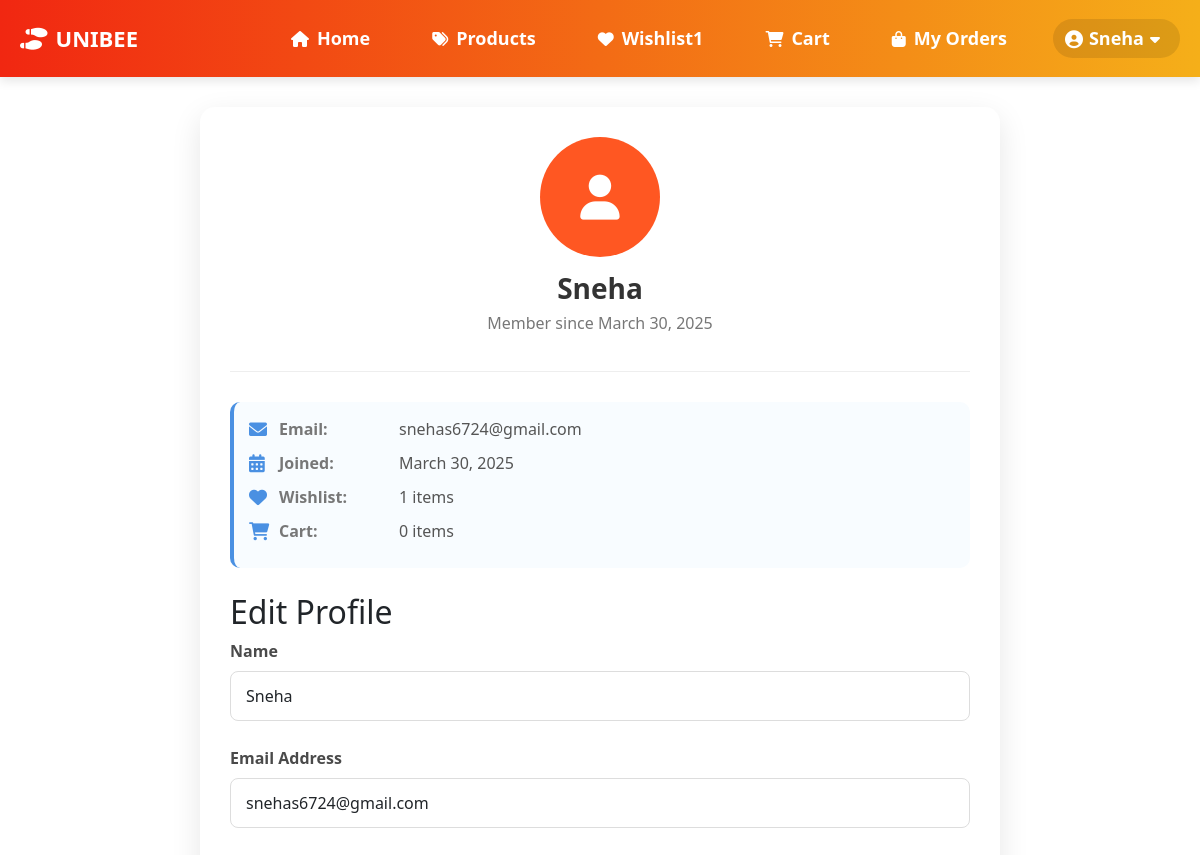
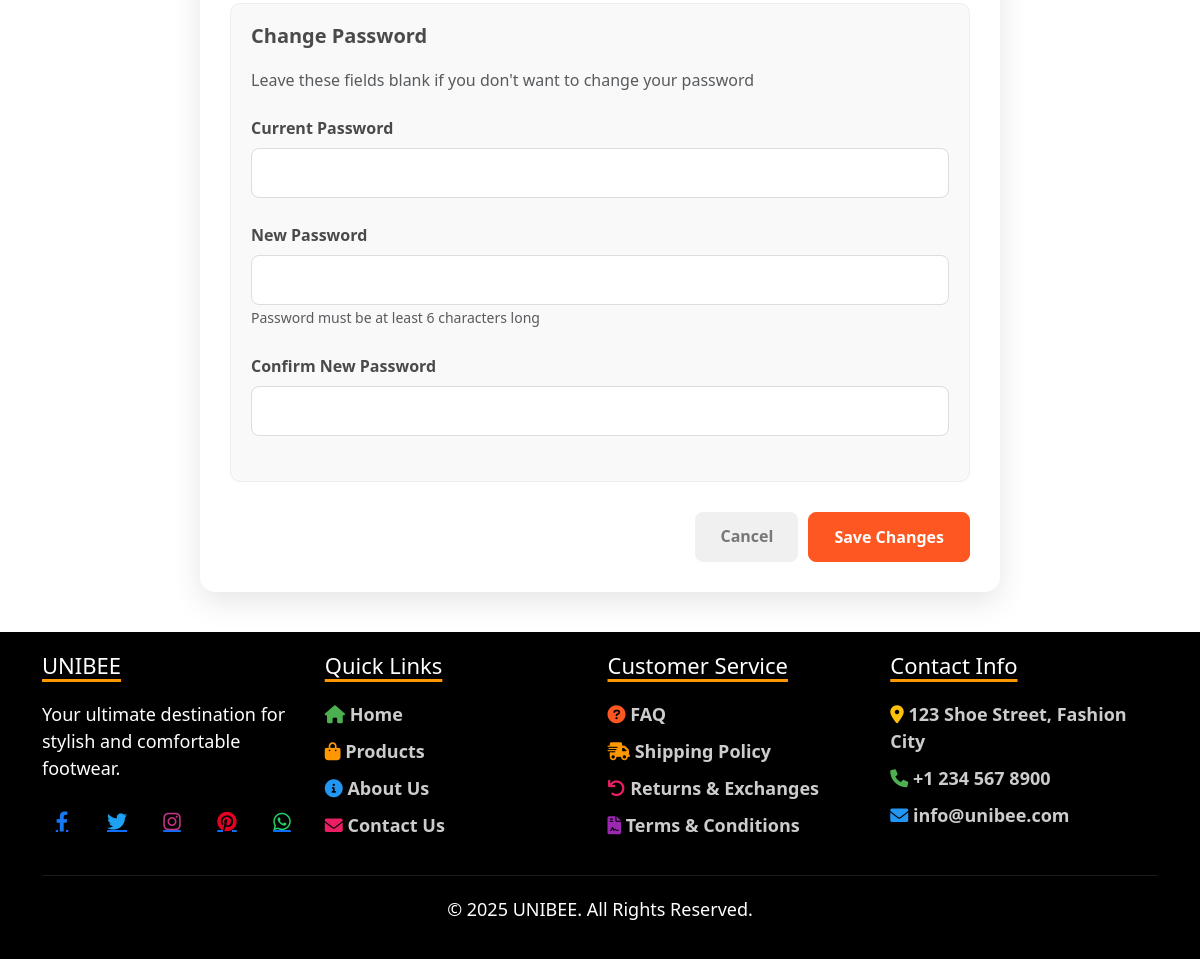
The app's page /profile.php (signed in) with its own data (2 pictures, top to bottom).
### tables this page shows
CREATE TABLE `users` (
  `id` int(11) NOT NULL,
  `name` varchar(100) NOT NULL,
  `email` varchar(100) NOT NULL,
  `password` varchar(255) NOT NULL,
  `created_at` timestamp NOT NULL DEFAULT current_timestamp()
);

### profile.php (the view, shortened to what this page needs)
<?php
require_once 'config/database.php';
$userId = $_SESSION['user_id'];
$stmt = $conn->prepare("SELECT * FROM users WHERE id = ?");
$stmt->bind_param("i", $userId);
$stmt->execute();
$result = $stmt->get_result();
$user = $result->fetch_assoc();
$cartQuery = "SELECT SUM(quantity) as cart_count FROM cart WHERE user_id = ?";
$cartStmt = $conn->prepare($cartQuery);
$cartStmt->bind_param("i", $userId);
$cartStmt->execute();
$cartResult = $cartStmt->get_result();
$cartData = $cartResult->fetch_assoc();
$cartCount = $cartData['cart_count'] ?: 0;
$wishlistQuery = "SELECT COUNT(*) as wishlist_count FROM wishlist_items wi
                  INNER JOIN wishlists w ON wi.wishlist_id = w.id
                  WHERE w.user_id = ?";
$wishlistStmt = $conn->prepare($wishlistQuery);
$wishlistStmt->bind_param("i", $userId);
$wishlistStmt->execute();
$wishlistResult = $wishlistStmt->get_result();
$wishlistData = $wishlistResult->fetch_assoc();
$wishlistCount = $wishlistData['wishlist_count'] ?? 0;
?>
<!DOCTYPE html>
<html lang="en">
<head>
    <link href="https://cdn.jsdelivr.net/npm/bootstrap@5.3.0-alpha1/dist/css/bootstrap.min.css" rel="stylesheet">
    <link rel="stylesheet" href="https://cdnjs.cloudflare.com/ajax/libs/font-awesome/6.0.0-beta3/css/all.min.css">
</head>
<body>
    <nav>
        <ul>
            <span class="brand"><i class="fas fa-shoe-prints"></i> UNIBEE</span>
            <li><a href="index.php"><i class="fas fa-home"></i> Home</a></li>
            <li><a href="product.php"><i class="fas fa-tags"></i> Products</a></li>
            <li><a href="wishlist.php"><i class="fas fa-heart"></i> Wishlist <?php if($wishlistCount > 0): ?><span id="wishlist-count"><?php echo $wishlistCount; ?></span><?php endif; ?></a></li>
            <li><a href="cart.php"><i class="fas fa-shopping-cart"></i> Cart <?php if($cartCount > 0): ?><span id="cart-count"><?php echo $cartCount; ?></span><?php endif; ?></a></li>
            <a href="user-order_history.php"><i class="fas fa-shopping-bag"></i> My Orders</a>
            <li class="profile-dropdown">
                <?php if(isset($_SESSION['user_id'])): ?>
                    <a href="#" id="profile-btn" class="user-logged-in">
                        <i class="fas fa-user-circle"></i>
                        <?php echo $_SESSION['user_name']; ?>
                        <i class="fas fa-caret-down"></i>
                    </a>
                <?php endif; ?>
            </li>
        </ul>
    </nav>
    <div class="container">
        <div class="profile-container">
            <div class="profile-header">
                <div class="avatar">
                    <i class="fas fa-user"></i>
                </div>
                <h1 class="profile-title"><?php echo htmlspecialchars($user['name']); ?></h1>
                <p class="profile-subtitle">Member since <?php echo date('F j, Y', strtotime($user['created_at'])); ?></p>
            </div>
            <div class="user-info-box">
                <div class="user-info-item">
                    <i class="fas fa-envelope"></i>
                    <div class="user-info-label">Email:</div>
                    <span><?php echo htmlspecialchars($user['email']); ?></span>
                </div>
                <div class="user-info-item">
                    <i class="fas fa-calendar-alt"></i>
                    <div class="user-info-label">Joined:</div>
                    <span><?php echo date('F j, Y', strtotime($user['created_at'])); ?></span>
                </div>
                <div class="user-info-item">
                    <i class="fas fa-heart"></i>
                    <div class="user-info-label">Wishlist:</div>
                    <span><?php echo $wishlistCount; ?> items</span>
                </div>
                <div class="user-info-item">
                    <i class="fas fa-shopping-cart"></i>
                    <div class="user-info-label">Cart:</div>
                    <span><?php echo $cartCount; ?> items</span>
                </div>
            </div>
            <h2>Edit Profile</h2>
            <form method="post" action="">
                <div class="form-group">
                    <label for="name" class="form-label">Name</label>
                    <input type="text" class="form-control" id="name" name="name" value="<?php echo htmlspecialchars($user['name']); ?>" required>
                </div>
                <div class="form-group">
                    <label for="email" class="form-label">Email Address</label>
                    <input type="email" class="form-control" id="email" name="email" value="<?php echo htmlspecialchars($user['email']); ?>" required>
                </div>
                <div class="password-section">
                    <h3 class="password-title">Change Password</h3>
                    <p class="text-muted mb-4">Leave these fields blank if you don't want to change your password</p>
                    <div class="form-group">
                        <label for="current_password" class="form-label">Current Password</label>
                        <input type="password" class="form-control" id="current_password" name="current_password">
                    </div>
                    <div class="form-group">
                        <label for="new_password" class="form-label">New Password</label>
                        <input type="password" class="form-control" id="new_password" name="new_password">
                        <small class="text-muted">Password must be at least 6 characters long</small>
                    </div>
                    <div class="form-group">
                        <label for="confirm_password" class="form-label">Confirm New Password</label>
                        <input type="password" class="form-control" id="confirm_password" name="confirm_password">
                    </div>
                </div>
                <div class="action-buttons">
                    <a href="product.php" class="btn btn-cancel">Cancel</a>
                    <button type="submit" class="btn btn-primary">Save Changes</button>
                </div>
            </form>
        </div>
    </div>
    <footer>
        <div class="container">
            <div class="footer-content">
                <div class="footer-col">
                    <h3>UNIBEE</h3>
                    <p>Your ultimate destination for stylish and comfortable footwear.</p>
                    <div class="social-links">
                        <a href="#"><i class="fab fa-facebook-f"></i></a>
                        <a href="#"><i class="fab fa-twitter"></i></a>
                        <a href="#"><i class="fab fa-instagram"></i></a>
                        <a href="#"><i class="fab fa-pinterest"></i></a>
                        <a href="#"><i class="fab fa-whatsapp"></i></a>
                    </div>
                </div>
                <div class="footer-col">
                    <h3>Quick Links</h3>
                    <ul>
                        <li><a href="index.php"><i class="fas fa-home" style="color: #4CAF50;"></i> Home</a></li>
                        <li><a href="product.php"><i class="fas fa-shopping-bag" style="color: #FF9800;"></i> Products</a></li>
                        <li><a href="aboutus.php"><i class="fas fa-info-circle" style="color: #2196F3;"></i> About Us</a></li>
                        <li><a href="contact.html"><i class="fas fa-envelope" style="color: #E91E63;"></i> Contact Us</a></li>
                    </ul>
                </div>
                <div class="footer-col">
                    <h3>Customer Service</h3>
                    <ul>
                        <li><a href="faq.php"><i class="fas fa-question-circle" style="color: #FF5722;"></i> FAQ</a></li>
                        <li><a href="shipping-policy.php"><i class="fas fa-shipping-fast" style="color: #FF9800;"></i> Shipping Policy</a></li>
                        <li><a href="return-policy.php"><i class="fas fa-undo" style="color: #E91E63;"></i> Returns & Exchanges</a></li>
                        <li><a href="terms.php"><i class="fas fa-file-contract" style="color: #9C27B0;"></i> Terms & Conditions</a></li>
                    </ul>
                </div>
                <div class="footer-col">
                    <h3>Contact Info</h3>
                    <ul>
                        <li><a href="https://maps.google.com?q=123 Shoe Street, Fashion City" target="_blank"><i class="fas fa-map-marker-alt" style="color: #FFC107;"></i> 123 Shoe Street, Fashion City</a></li>
                        <li><a href="tel:+12345678900"><i class="fas fa-phone" style="color: #4CAF50;"></i> +1 234 567 8900</a></li>
                        <li><a href="mailto:info@unibee.com"><i class="fas fa-envelope" style="color: #2196F3;"></i> info@unibee.com</a></li>
                    </ul>
                </div>
            </div>
            <div class="footer-bottom">
                <p>&copy; 2025 UNIBEE. All Rights Reserved.</p>
            </div>
        </div>
    </footer>
</body>
</html>

### records on screen
users: name "Sneha", created_at "March 30, 2025", email "snehas6724@gmail.com"

### other values on screen
$wishlistCount "1"
$_SESSION['user_name'] "Sneha"
$cartCount "0"
